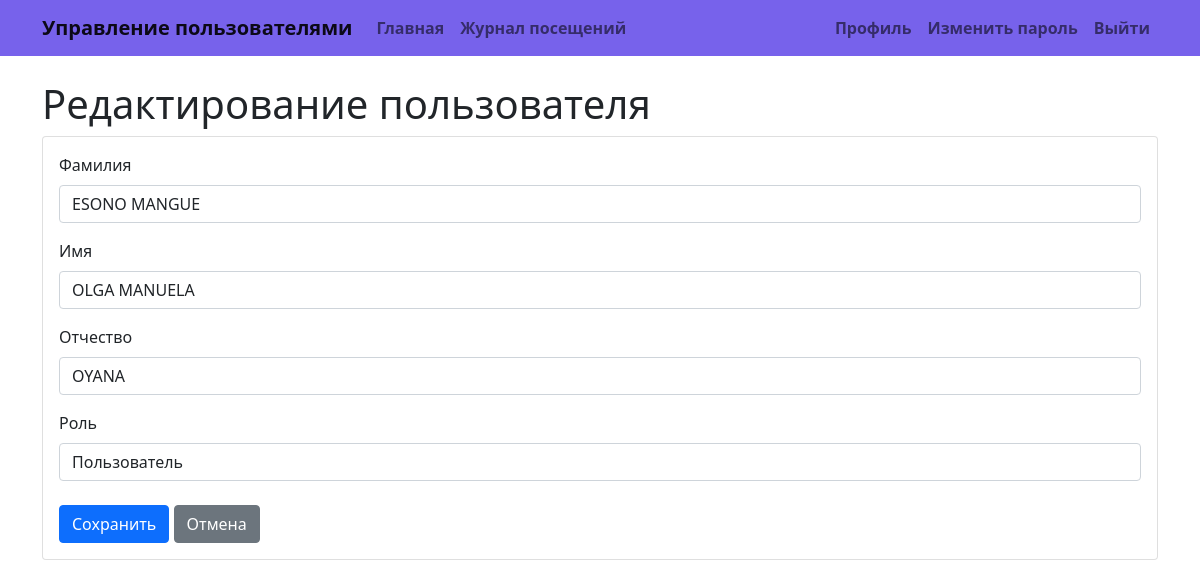
/user/2/edit (signed in), run on the app's committed database.
### app/models.py (models this page shows, shortened)
class User(UserMixin, db.Model):
    id = db.Column(db.Integer, primary_key=True)
    username = db.Column(db.String(64), unique=True, nullable=False, index=True)
    password_hash = db.Column(db.String(256), nullable=False)
    lastname = db.Column(db.String(64))
    firstname = db.Column(db.String(64), nullable=False)
    middlename = db.Column(db.String(64))
    role_id = db.Column(db.Integer, db.ForeignKey('role.id'))
    created_date = db.Column(db.DateTime, default=datetime.utcnow)
    visits = db.relationship('VisitLog', backref='user', lazy='dynamic')
    def is_admin(self):
        return self.role and self.role.name == 'Администратор'

### app/routes.py (the view, shortened to what this page needs)
@main.route('/user/<int:id>/edit', methods=['GET', 'POST'])
@login_required
def user_edit(id):
    user = User.query.get_or_404(id)
    if not current_user.is_admin() and current_user.id != id:
        flash('У вас недостаточно прав для доступа к данной странице.', 'danger')
        return redirect(url_for('main.index'))
    if current_user.is_admin():
        form = UserEditForm()
    else:
        form = UserEditForm()
        form.role.render_kw = {'disabled': 'disabled'}
    if request.method == 'GET':
        form.lastname.data = user.lastname
        form.firstname.data = user.firstname
        form.middlename.data = user.middlename
        form.role.data = user.role_id if user.role_id else 0
    return render_template('user_edit.html', form=form, user=user)

### app/forms.py
class UserEditForm(FlaskForm):
    lastname = StringField('Фамилия', validators=[DataRequired(message='Поле не может быть пустым')])
    firstname = StringField('Имя', validators=[DataRequired(message='Поле не может быть пустым')])
    middlename = StringField('Отчество')
    role = SelectField('Роль', coerce=int)
    submit = SubmitField('Сохранить')
    def __init__(self, *args, **kwargs):
        super(UserEditForm, self).__init__(*args, **kwargs)
        self.role.choices = [(0, 'Не выбрано')] + [(role.id, role.name) for role in Role.query.all()]

### app/__init__.py (called while the page is built)
def create_app(config_class=Config):
    app = Flask(__name__)
    app.config.from_object(config_class)
    db.init_app(app)
    login_manager.init_app(app)
    from app.routes import main, auth
    from app.stats import stats
    app.register_blueprint(main)
    app.register_blueprint(auth)
    app.register_blueprint(stats)
    @app.before_request
    def log_visit():
        if not request.path.startswith('/static/') and request.endpoint:
            from app.models import VisitLog
            user_id = current_user.id if current_user.is_authenticated else None
            log_entry = VisitLog(path=request.path, user_id=user_id)
            db.session.add(log_entry)
            db.session.commit()
    return app

### app/models.py (called while the page is built)
@login_manager.user_loader
def load_user(id):
    return User.query.get(int(id))

### app/templates/user_edit.html (shortened to what this page needs)
{% extends "base.html" %}
{% from "user_form_macro.html" import user_form %}
{% block content %}
<h1>Редактирование пользователя</h1>
<div class="card">
    <div class="card-body">
        {{ user_form(form, url_for('main.user_edit', id=user.id), False) }}
    </div>
</div>
{% endblock %}

### app/templates/user_form_macro.html (shortened to what this page needs)
{% macro render_field(field) %}
<div class="mb-3">
    {{ field.label(class="form-label") }}
    {{ field(class="form-control" + (" is-invalid" if field.errors else "")) }}
</div>
{% endmacro %}
{% macro user_form(form, action_url, include_credentials=True) %}
<form method="POST" action="{{ action_url }}">
    {{ render_field(form.lastname) }}
    {{ render_field(form.firstname) }}
    {{ render_field(form.middlename) }}
    {{ render_field(form.role) }}
    <div class="mt-4">
        {{ form.submit(class="btn btn-primary") }}
        <a href="{{ url_for('main.index') }}" class="btn btn-secondary">Отмена</a>
    </div>
</form>
{% endmacro %}

### data on the page
User: lastname "ESONO MANGUE", firstname "OLGA MANUELA", middlename "OYANA", role "Пользователь"

### other printed values
{{ field.label(class="form-label") }} "Фамилия Имя Отчество Роль"
